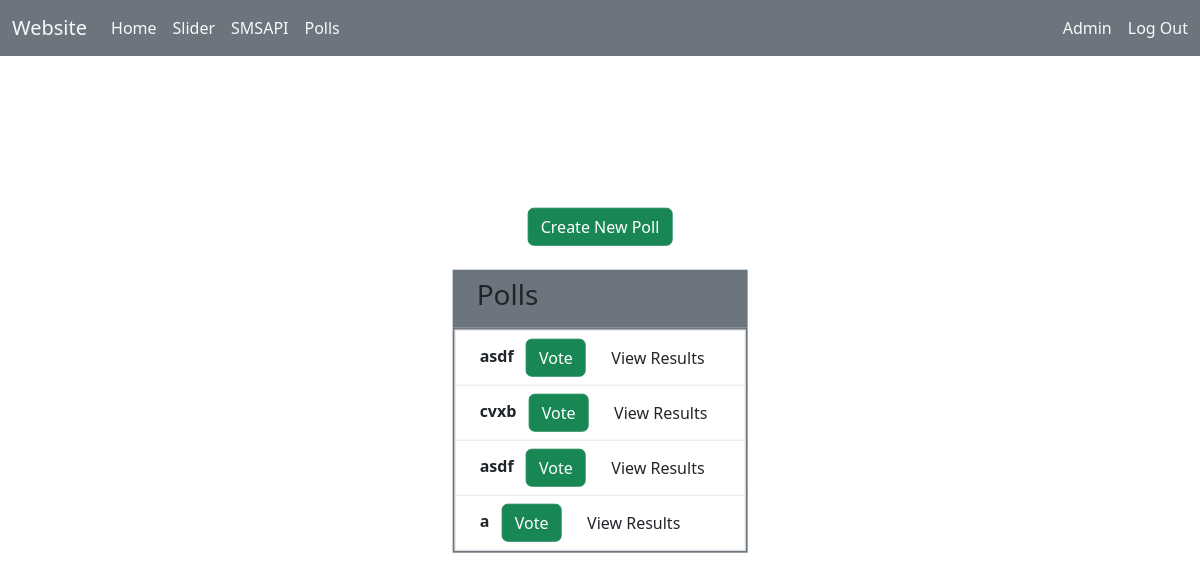
The page /polls/ (signed in) on the database its author committed.
### website/models.py (models this page shows, shortened)
class TwoOptionPoll(models.Model):
    user = models.ForeignKey(User, on_delete=models.CASCADE)
    user_votes = models.TextField(null=True)
    question = models.TextField(max_length=100)
    option_one = models.CharField(max_length=30)
    option_two = models.CharField(max_length=30)
    option_one_count = models.IntegerField(default=0)
    option_two_count = models.IntegerField(default=0)

### website/views.py (the view)
# urls.py: path('polls/', views.polls, name="polls"),
def polls(request):
    try:
        poll_object = TwoOptionPoll.objects.all()
        context ={
            'polls': poll_object,
        }
        return render(request, 'polls.html', context)
    except:
        return render(request, 'polls.html')

### templates/polls.html (shortened to what this page needs)
{% extends 'base.html' %}
{% block main %}
<div class="position-absolute top-50 start-50 translate-middle d-flex align-items-center justify-content-center flex-column gap-4">
    {% if user.is_authenticated %}
    <a type="button" class="btn btn-success" href="/createpoll">Create New Poll</a>
    {% endif %}
    <div class="row">
        <div class="panel panel-default">
            <div class="panel-heading  bg-secondary p-2 px-4">
                <h3 class="panel-title">Polls</h3>
            </div>
            <ul class="list-group rounded-0 border border-2 border-secondary">
                {% for poll in polls reversed%}
                <li class="list-group-item px-4 ">
                    <strong>{{poll.question}}</strong>&nbsp;&nbsp;
                    <span class="pull-right ">
                        <a href="/vote/{{poll.id}}" class="btn btn-success btn-xs">Vote</a>&nbsp;&nbsp;
                        <a href="/results/{{poll.id}}" class="btn btn-default btn-xs">View Results</a>
                    </span>
                </li>
                {% endfor %}
            </ul>
        </div>
    </div>
</div>
{% endblock %}

### static/css/style.css (style rules this page uses)
* { margin: 0; padding: 0; box-sizing: border-box; }

### rows shown on the page
TwoOptionPoll: question "asdf"
TwoOptionPoll: question "cvxb"
TwoOptionPoll: question "asdf"
TwoOptionPoll: question "a"
